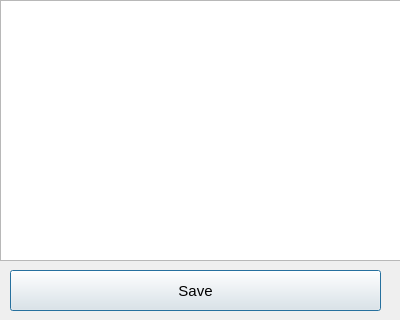
<?xml version="1.0" encoding="UTF-8"?>
<ui version="4.0">
 <class>Save</class>
 <widget class="QDialog" name="Save">
  <property name="geometry">
   <rect>
    <x>0</x>
    <y>0</y>
    <width>400</width>
    <height>320</height>
   </rect>
  </property>
  <property name="windowTitle">
   <string>Dialog</string>
  </property>
  <widget class="QTextEdit" name="another_s">
   <property name="geometry">
    <rect>
     <x>0</x>
     <y>0</y>
     <width>401</width>
     <height>261</height>
    </rect>
   </property>
  </widget>
  <widget class="QPushButton" name="ansv_btn">
   <property name="geometry">
    <rect>
     <x>10</x>
     <y>270</y>
     <width>371</width>
     <height>41</height>
    </rect>
   </property>
   <property name="font">
    <font>
     <pointsize>11</pointsize>
    </font>
   </property>
   <property name="text">
    <string>Save</string>
   </property>
  </widget>
 </widget>
 <resources/>
 <connections/>
</ui>
